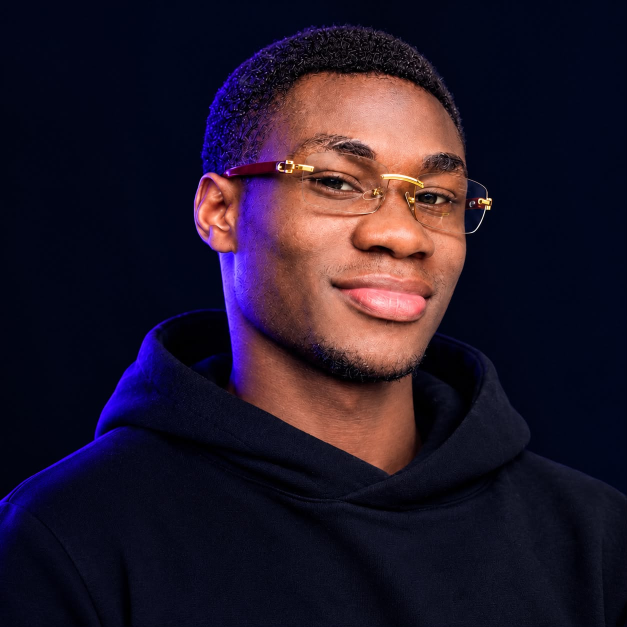
#> input picture imgs/photo_profil.jpeg, 1254 x 1254 px (shown at 1/2 size)
$ python detourer-photo.py ../imgs/photo_profil.jpeg
#> lines starting #> are read from the running program, lines starting #| are printed output that depends on the picture
#> in main, src is the input picture: PIL image 1254x1254 RGB; mean R, G, B 35.4, 24.1, 40.5
#!/usr/bin/env python3
"""
Détoure une photo de profil : supprime le fond et exporte un WebP transparent.

Utilisation :
    python3 scripts/detourer-photo.py public/imgs/ma_photo.jpg

Produit `<nom>_cut.webp` à côté du fichier source, puis il suffit de
pointer `identity.photoCut` dessus dans src/data/content.ts.

Dépendances : pip install onnxruntime pillow numpy
Le modèle de segmentation (168 Mo) est téléchargé une seule fois dans
~/.cache/portfolio-cutout/ .
"""

import sys
import urllib.request
from pathlib import Path

import numpy as np
import onnxruntime as ort
from PIL import Image

MODEL_URL = (
    "https://github.com/danielgatis/rembg/releases/download/v0.0.0/u2net_human_seg.onnx"
)
CACHE = Path.home() / ".cache" / "portfolio-cutout"
MODEL = CACHE / "u2net_human_seg.onnx"

MEAN = (0.485, 0.456, 0.406)
STD = (0.229, 0.224, 0.225)
MAX_SIDE = 1200


def get_model() -> Path:
    if MODEL.exists():
        return MODEL
    CACHE.mkdir(parents=True, exist_ok=True)
    print(f"Téléchargement du modèle ({MODEL_URL})…")
    urllib.request.urlretrieve(MODEL_URL, MODEL)
    print(f"Modèle enregistré dans {MODEL}")
    return MODEL


def alpha_mask(src: Image.Image) -> Image.Image:
    im = src.resize((320, 320), Image.LANCZOS)
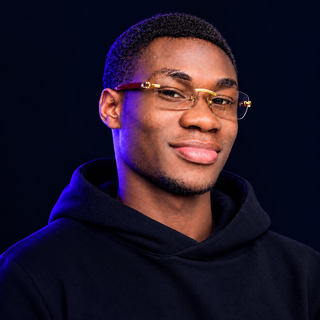
#> im: PIL image 320x320 RGB; mean R, G, B 35.4, 24.1, 40.5
    a = np.array(im).astype(np.float32)
    a /= max(a.max(), 1e-6)
    t = np.zeros((320, 320, 3), dtype=np.float32)
    for c in range(3):
        t[:, :, c] = (a[:, :, c] - MEAN[c]) / STD[c]
    t = t.transpose(2, 0, 1)[None, ...]

    sess = ort.InferenceSession(str(get_model()), providers=["CPUExecutionProvider"])
    pred = sess.run(None, {sess.get_inputs()[0].name: t})[0][:, 0, :, :]
    pred = (pred - pred.min()) / (pred.max() - pred.min() + 1e-8)

    return Image.fromarray((pred.squeeze() * 255).astype("uint8"), "L").resize(
        src.size, Image.LANCZOS
    )


def main() -> int:
    if len(sys.argv) != 2:
        print(__doc__)
        return 1

    path = Path(sys.argv[1])
    if not path.exists():
        print(f"Fichier introuvable : {path}")
        return 1

    src = Image.open(path).convert("RGB")
    cut = src.copy()
    cut.putalpha(alpha_mask(src))
#> (the call stopped at in alpha_mask, `sess = ort.InferenceSession(str(get_model()), providers=["CPUExecution..`: onnxruntime is not available in this run)

    # recadrage sur le sujet
#> (the run stopped early here; a loop or call above may not have finished)
